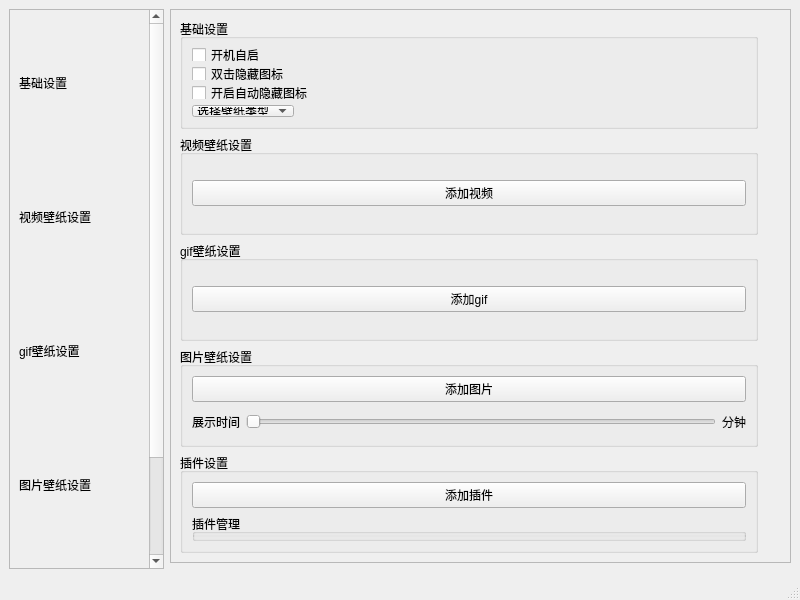
<?xml version="1.0" encoding="UTF-8"?>
<ui version="4.0">
 <class>MainWindow</class>
 <widget class="QMainWindow" name="MainWindow">
  <property name="geometry">
   <rect>
    <x>0</x>
    <y>0</y>
    <width>800</width>
    <height>600</height>
   </rect>
  </property>
  <property name="windowTitle">
   <string>MainWindow</string>
  </property>
  <widget class="QWidget" name="centralwidget">
   <layout class="QGridLayout" name="gridLayout" columnstretch="2,8">
    <item row="0" column="0" rowspan="2">
     <layout class="QVBoxLayout" name="verticalLayout">
      <item>
       <widget class="QScrollArea" name="labelsScrollArea">
        <property name="widgetResizable">
         <bool>true</bool>
        </property>
        <widget class="QWidget" name="scrollAreaWidgetContents">
         <property name="geometry">
          <rect>
           <x>0</x>
           <y>-155</y>
           <width>130</width>
           <height>682</height>
          </rect>
         </property>
         <layout class="QVBoxLayout" name="verticalLayout_3">
          <item>
           <widget class="QLabel" name="baseCfgLabel">
            <property name="minimumSize">
             <size>
              <width>0</width>
              <height>128</height>
             </size>
            </property>
            <property name="text">
             <string>基础设置</string>
            </property>
           </widget>
          </item>
          <item>
           <widget class="QLabel" name="videoCfgLabel">
            <property name="minimumSize">
             <size>
              <width>0</width>
              <height>128</height>
             </size>
            </property>
            <property name="text">
             <string>视频壁纸设置</string>
            </property>
           </widget>
          </item>
          <item>
           <widget class="QLabel" name="gifCfgLabel">
            <property name="minimumSize">
             <size>
              <width>0</width>
              <height>128</height>
             </size>
            </property>
            <property name="text">
             <string>gif壁纸设置</string>
            </property>
           </widget>
          </item>
          <item>
           <widget class="QLabel" name="graphCfgLabel">
            <property name="minimumSize">
             <size>
              <width>0</width>
              <height>128</height>
             </size>
            </property>
            <property name="text">
             <string>图片壁纸设置</string>
            </property>
           </widget>
          </item>
          <item>
           <widget class="QLabel" name="pluginCfgLabel">
            <property name="minimumSize">
             <size>
              <width>0</width>
              <height>128</height>
             </size>
            </property>
            <property name="text">
             <string>插件设置</string>
            </property>
           </widget>
          </item>
         </layout>
         <zorder>graphCfgLabel</zorder>
         <zorder>pluginCfgLabel</zorder>
         <zorder>baseCfgLabel</zorder>
         <zorder>videoCfgLabel</zorder>
         <zorder>gifCfgLabel</zorder>
        </widget>
       </widget>
      </item>
     </layout>
    </item>
    <item row="0" column="1">
     <layout class="QVBoxLayout" name="verticalLayout_2">
      <item>
       <widget class="QScrollArea" name="ConfigScrollArea">
        <property name="horizontalScrollBarPolicy">
         <enum>Qt::ScrollBarAlwaysOff</enum>
        </property>
        <property name="sizeAdjustPolicy">
         <enum>QAbstractScrollArea::AdjustToContents</enum>
        </property>
        <property name="widgetResizable">
         <bool>false</bool>
        </property>
        <widget class="QWidget" name="scrollAreaWidgetContents_2">
         <property name="geometry">
          <rect>
           <x>0</x>
           <y>-25</y>
           <width>596</width>
           <height>552</height>
          </rect>
         </property>
         <layout class="QGridLayout" name="gridLayout_2">
          <item row="0" column="0">
           <layout class="QVBoxLayout" name="baseCfgLayout">
            <item>
             <widget class="QGroupBox" name="baseCfgGroupBox">
              <property name="minimumSize">
               <size>
                <width>0</width>
                <height>100</height>
               </size>
              </property>
              <property name="title">
               <string>基础设置</string>
              </property>
              <layout class="QVBoxLayout" name="verticalLayout_5">
               <item>
                <widget class="QCheckBox" name="autoLaunchCheckBox">
                 <property name="text">
                  <string>开机自启</string>
                 </property>
                </widget>
               </item>
               <item>
                <widget class="QCheckBox" name="doubleClickedHideCheckBox">
                 <property name="text">
                  <string>双击隐藏图标</string>
                 </property>
                </widget>
               </item>
               <item>
                <widget class="QCheckBox" name="autoHideCheckBox">
                 <property name="text">
                  <string>开启自动隐藏图标</string>
                 </property>
                </widget>
               </item>
               <item>
                <layout class="QHBoxLayout" name="horizontalLayout">
                 <item>
                  <widget class="QComboBox" name="comboBox">
                   <item>
                    <property name="text">
                     <string>选择壁纸类型</string>
                    </property>
                   </item>
                   <item>
                    <property name="text">
                     <string>图片壁纸</string>
                    </property>
                   </item>
                   <item>
                    <property name="text">
                     <string>gif壁纸</string>
                    </property>
                   </item>
                   <item>
                    <property name="text">
                     <string>视频壁纸</string>
                    </property>
                   </item>
                  </widget>
                 </item>
                 <item>
                  <spacer name="horizontalSpacer">
                   <property name="orientation">
                    <enum>Qt::Horizontal</enum>
                   </property>
                   <property name="sizeHint" stdset="0">
                    <size>
                     <width>40</width>
                     <height>20</height>
                    </size>
                   </property>
                  </spacer>
                 </item>
                </layout>
               </item>
              </layout>
             </widget>
            </item>
           </layout>
          </item>
          <item row="1" column="0">
           <layout class="QVBoxLayout" name="videoCfgLayout">
            <item>
             <widget class="QGroupBox" name="videoCfgGroupBox">
              <property name="minimumSize">
               <size>
                <width>0</width>
                <height>100</height>
               </size>
              </property>
              <property name="title">
               <string>视频壁纸设置</string>
              </property>
              <layout class="QVBoxLayout" name="verticalLayout_6">
               <item>
                <widget class="QPushButton" name="pushButton">
                 <property name="text">
                  <string>添加视频</string>
                 </property>
                </widget>
               </item>
              </layout>
             </widget>
            </item>
           </layout>
          </item>
          <item row="2" column="0">
           <layout class="QVBoxLayout" name="gifCfgLayout">
            <item>
             <widget class="QGroupBox" name="gifCfgGroupBox">
              <property name="minimumSize">
               <size>
                <width>0</width>
                <height>100</height>
               </size>
              </property>
              <property name="title">
               <string>gif壁纸设置</string>
              </property>
              <layout class="QVBoxLayout" name="verticalLayout_7">
               <item>
                <widget class="QPushButton" name="pushButton_2">
                 <property name="text">
                  <string>添加gif</string>
                 </property>
                </widget>
               </item>
              </layout>
             </widget>
            </item>
           </layout>
          </item>
          <item row="3" column="0">
           <layout class="QVBoxLayout" name="graphCfgLayout">
            <item>
             <widget class="QGroupBox" name="graphCfgGroupBox">
              <property name="minimumSize">
               <size>
                <width>0</width>
                <height>100</height>
               </size>
              </property>
              <property name="title">
               <string>图片壁纸设置</string>
              </property>
              <layout class="QVBoxLayout" name="verticalLayout_8">
               <item>
                <widget class="QPushButton" name="pushButton_3">
                 <property name="text">
                  <string>添加图片</string>
                 </property>
                </widget>
               </item>
               <item>
                <layout class="QHBoxLayout" name="horizontalLayout_2">
                 <item>
                  <widget class="QLabel" name="label">
                   <property name="text">
                    <string>展示时间</string>
                   </property>
                  </widget>
                 </item>
                 <item>
                  <widget class="QSlider" name="horizontalSlider">
                   <property name="orientation">
                    <enum>Qt::Horizontal</enum>
                   </property>
                  </widget>
                 </item>
                 <item>
                  <widget class="QLabel" name="label_2">
                   <property name="text">
                    <string>分钟</string>
                   </property>
                  </widget>
                 </item>
                </layout>
               </item>
              </layout>
             </widget>
            </item>
           </layout>
          </item>
          <item row="4" column="0">
           <layout class="QVBoxLayout" name="pluginCfgLayout">
            <item>
             <widget class="QGroupBox" name="pluginCfgGroupBox">
              <property name="minimumSize">
               <size>
                <width>0</width>
                <height>100</height>
               </size>
              </property>
              <property name="title">
               <string>插件设置</string>
              </property>
              <layout class="QVBoxLayout" name="verticalLayout_9">
               <item>
                <widget class="QPushButton" name="pushButton_4">
                 <property name="text">
                  <string>添加插件</string>
                 </property>
                </widget>
               </item>
               <item>
                <widget class="QGroupBox" name="groupBox">
                 <property name="title">
                  <string>插件管理</string>
                 </property>
                </widget>
               </item>
              </layout>
             </widget>
            </item>
           </layout>
          </item>
         </layout>
        </widget>
       </widget>
      </item>
     </layout>
    </item>
   </layout>
  </widget>
  <widget class="QMenuBar" name="menubar">
   <property name="geometry">
    <rect>
     <x>0</x>
     <y>0</y>
     <width>800</width>
     <height>26</height>
    </rect>
   </property>
  </widget>
  <widget class="QStatusBar" name="statusbar"/>
 </widget>
 <resources/>
 <connections/>
</ui>
